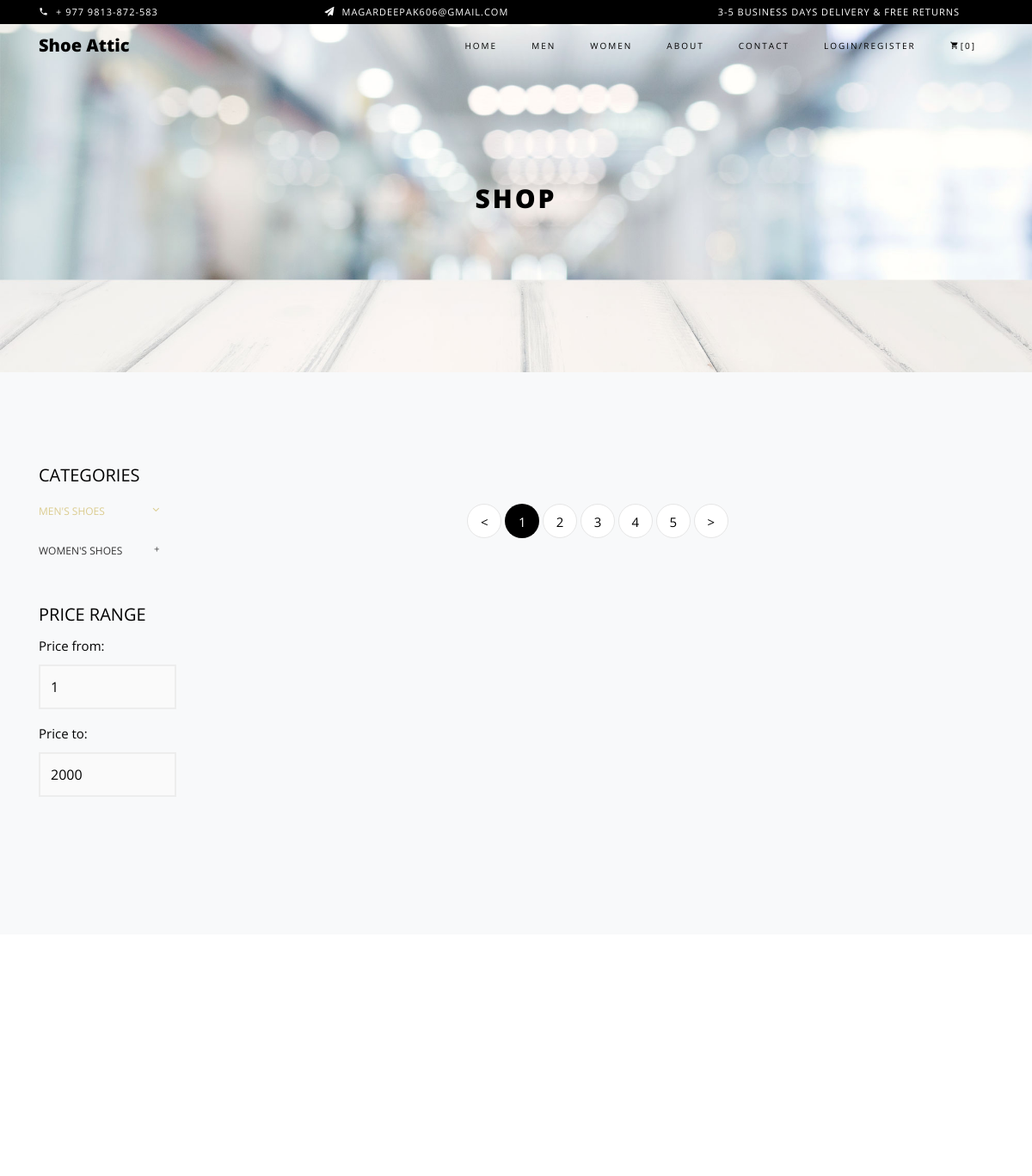
The app's page /category/ (upper part), older data.
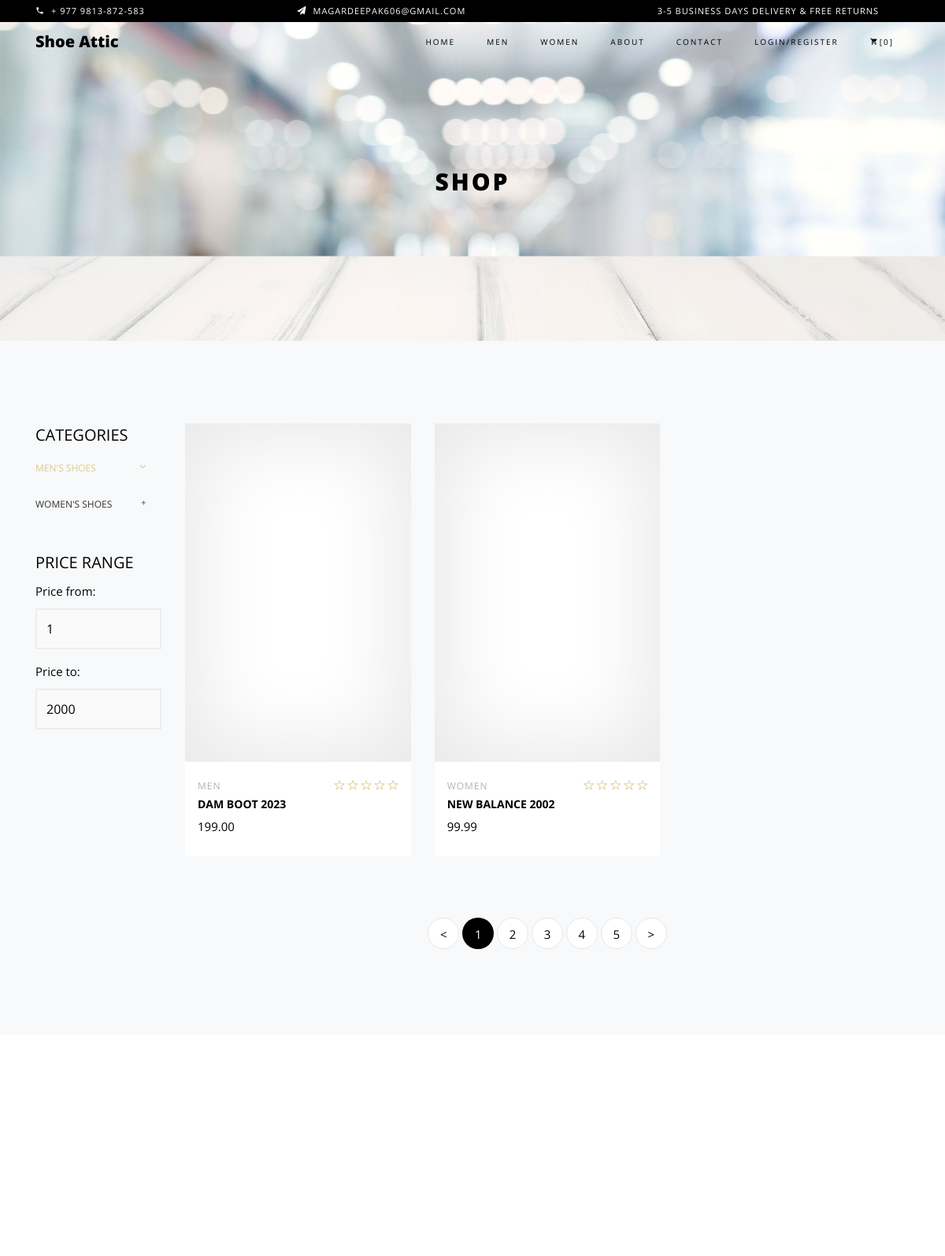
The same page, newer data.
### myApp/models.py (models this page shows, shortened)
class Product(models.Model):
    name = models.CharField(max_length=100, null=True)
    price = models.FloatField()
    image = models.ImageField(upload_to="ProductImage", null=True)
    description = models.TextField(blank=True)
    category = models.ForeignKey(Category, on_delete=models.CASCADE, null=True, blank=True)
    subcategory = models.ForeignKey(SubCategory, on_delete=models.CASCADE, null=True, blank=True)
    brand = models.ForeignKey(Brand, on_delete=models.CASCADE, blank=True, null=True)

class Category(models.Model):
    name = models.CharField(max_length=100, null=True)
    def __str__(self):
        return self.name

### myApp/views.py (the view)
# urls.py: path("category/", category, name="category"),
def category(request):
    context = {"products": Product.objects.all()}
    return render(request, 'category.html', context)

### templates/category.html (shortened to what this page needs)
{% extends 'base.html' %}
{% load static %}
{% block content %}
    <div class="hero-wrap hero-bread" style="background-image: url('images/bg_6.jpg');">
      <div class="container">
        <div class="row no-gutters slider-text align-items-center justify-content-center">
          <div class="col-md-9 ftco-animate text-center">
            <h1 class="mb-0 bread">Shop</h1>
          </div>
        </div>
      </div>
    </div>
    <section class="ftco-section bg-light">
    	<div class="container">
    		<div class="row">
    			<div class="col-md-8 col-lg-10 order-md-last">
    				<div class="row">
						{% for product in products %}
		    			<div class="col-sm-12 col-md-12 col-lg-4 ftco-animate d-flex">
		    				<div class="product d-flex flex-column">
		    					<a href="{% url 'single_product' product.id %}" class="img-prod">
		    					</a>
		    					<div class="text py-3 pb-4 px-3">
		    						<div class="d-flex">
		    							<div class="cat">
				    						<span>{{product.category}}</span>
				    					</div>
				    					<div class="rating">
			    							<p class="text-right mb-0">
			    								<a href="#"><span class="ion-ios-star-outline"></span></a>
			    								<a href="#"><span class="ion-ios-star-outline"></span></a>
			    								<a href="#"><span class="ion-ios-star-outline"></span></a>
			    								<a href="#"><span class="ion-ios-star-outline"></span></a>
			    								<a href="#"><span class="ion-ios-star-outline"></span></a>
			    							</p>
			    						</div>
			    					</div>
		    						<h3><a href="#">{{ product.name }}</a></h3>
		    						<div class="pricing">
			    						<p class="price"><span>{{ product.price|floatformat:2 }}</span></p>
			    					</div>
		    					</div>
		    				</div>
		    			</div>
		    			{% endfor %}
					</div>
		    		<div class="row mt-5">
		          <div class="col text-center">
		            <div class="block-27">
		              <ul>
		                <li><a href="#">&lt;</a></li>
		                <li class="active"><span>1</span></li>
		                <li><a href="#">2</a></li>
		                <li><a href="#">3</a></li>
		                <li><a href="#">4</a></li>
		                <li><a href="#">5</a></li>
		                <li><a href="#">&gt;</a></li>
		              </ul>
		            </div>
		          </div>
		        </div>
		    	</div>
		    	<div class="col-md-4 col-lg-2">
		    		<div class="sidebar">
							<div class="sidebar-box-2">
								<h2 class="heading">Categories</h2>
								<div class="fancy-collapse-panel">
                  <div class="panel-group" id="accordion" role="tablist" aria-multiselectable="true">
                     <div class="panel panel-default">
                         <div class="panel-heading" role="tab" id="headingOne">
                             <h4 class="panel-title">
                                 <a data-toggle="collapse" data-parent="#accordion" href="#collapseOne" aria-expanded="true" aria-controls="collapseOne">Men's Shoes
                                 </a>
                             </h4>
                         </div>
                     </div>
                     <div class="panel panel-default">
                         <div class="panel-heading" role="tab" id="headingTwo">
                             <h4 class="panel-title">
                                 <a class="collapsed" data-toggle="collapse" data-parent="#accordion" href="#collapseTwo" aria-expanded="false" aria-controls="collapseTwo">Women's Shoes
                                 </a>
                             </h4>
                         </div>
                     </div>
                  </div>
               </div>
							</div>
							<div class="sidebar-box-2">
								<h2 class="heading">Price Range</h2>
								<form method="post" class="colorlib-form-2">
		              <div class="row">
		                <div class="col-md-12">
		                  <div class="form-group">
		                    <label for="guests">Price from:</label>
		                    <div class="form-field">
		                      <select name="people" id="people" class="form-control">
		                        <option value="#">1</option>
		                      </select>
		                    </div>
		                  </div>
		                </div>
		                <div class="col-md-12">
		                  <div class="form-group">
		                    <label for="guests">Price to:</label>
		                    <div class="form-field">
		                      <select name="people" id="people" class="form-control">
		                        <option value="#">2000</option>
		                      </select>
		                    </div>
		                  </div>
		                </div>
		              </div>
		            </form>
							</div>
						</div>
    			</div>
    		</div>
    	</div>
    </section>
		<section class="ftco-gallery">
    	<div class="container">
    		<div class="row justify-content-center">
    		</div>
    	</div>
    	<div class="container-fluid px-0">
    		<div class="row no-gutters">
        </div>
    	</div>
    </section>
{% endblock %}

### templates/base.html (shortened to what this page needs)
<!DOCTYPE html>
{% load static %}
<html lang="en">
  <head>
    <link rel="stylesheet" href="{% static 'css/open-iconic-bootstrap.min.css' %}">
    <link rel="stylesheet" href="{% static 'css/animate.css' %}">
    <link rel="stylesheet" href="{% static 'css/owl.carousel.min.css' %}">
    <link rel="stylesheet" href="{% static 'css/owl.theme.default.min.css' %}">
    <link rel="stylesheet" href="{% static 'css/magnific-popup.css' %}">
    <link rel="stylesheet" href="{% static 'css/aos.css' %}">
    <link rel="stylesheet" href="{% static 'css/ionicons.min.css' %}">
    <link rel="stylesheet" href="{% static 'css/bootstrap-datepicker.css' %}">
    <link rel="stylesheet" href="{% static 'css/jquery.timepicker.css' %}">
    <link rel="stylesheet" href="{% static 'css/flaticon.css' %}">
    <link rel="stylesheet" href="{% static 'css/icomoon.css' %}">
    <link rel="stylesheet" href="{% static 'css/style.css' %}">
  </head>
  <body class="goto-here">
		<div class="py-1 bg-black">
    	<div class="container">
    		<div class="row no-gutters d-flex align-items-start align-items-center px-md-0">
	    		<div class="col-lg-12 d-block">
		    		<div class="row d-flex">
		    			<div class="col-md pr-4 d-flex topper align-items-center">
					    	<div class="icon mr-2 d-flex justify-content-center align-items-center"><span class="icon-phone2"></span></div>
						    <span class="text">+ 977 9813-872-583</span>
					    </div>
					    <div class="col-md pr-4 d-flex topper align-items-center">
					    	<div class="icon mr-2 d-flex justify-content-center align-items-center"><span class="icon-paper-plane"></span></div>
						    <span class="text">magardeepak606@gmail.com</span>
					    </div>
					    <div class="col-md-5 pr-4 d-flex topper align-items-center text-lg-right">
						    <span class="text">3-5 Business days delivery &amp; Free Returns</span>
					    </div>
				    </div>
			    </div>
		    </div>
		  </div>
    </div>
    <nav class="navbar navbar-expand-lg navbar-dark ftco_navbar bg-dark ftco-navbar-light" id="ftco-navbar">
	    <div class="container">
	      <a class="navbar-brand" href="index.html">Shoe Attic</a>
	      <div class="collapse navbar-collapse" id="ftco-nav">
	        <ul class="navbar-nav ml-auto">
	          <li class="nav-item active"><a href="{% url 'index' %}" class="nav-link">Home</a></li>
	          <li class="nav-item"><a href="{% url 'category' %}" class="nav-link">Men</a></li>
	          <li class="nav-item"><a href="{% url 'category' %}" class="nav-link">Women</a></li>
	          <li class="nav-item"><a href="{% url 'about' %}" class="nav-link">About</a></li>
	          <li class="nav-item"><a href="{% url 'contact' %}" class="nav-link">Contact</a></li>
	          <li class="nav-item"><a href="{% url 'login' %}" class="nav-link">login/register</a></li>
	          <li class="nav-item cta cta-colored"><a href="{% url 'cart' %}" class="nav-link"><span class="icon-shopping_cart"></span>[0]</a></li>
	        </ul>
	      </div>
	    </div>
	  </nav>
{% block content %}
{% endblock %}
  </body>
</html>

### static/css/icomoon.css (style rules this page uses)
[class^="icon-"], [class*=" icon-"] { font-family: 'icomoon' !important; speak: none; font-style: normal; font-weight: normal; font-variant: normal; text-transform: none; line-height: 1; -webkit-font-smoothing: antialiased; -moz-osx-font-smoothing: grayscale; }
.icon-paper-plane:before { content: "\f1d8"; }
.icon-phone2:before { content: "\e0cd"; }
.icon-shopping_cart:before { content: "\e8cc"; }

Row changes from the older to the newer data that the page shows:
added Product: category "MEN", name "DAM BOOT 2023", price "199.00"
added Product: category "WOMEN", name "NEW BALANCE 2002", price "99.99"
